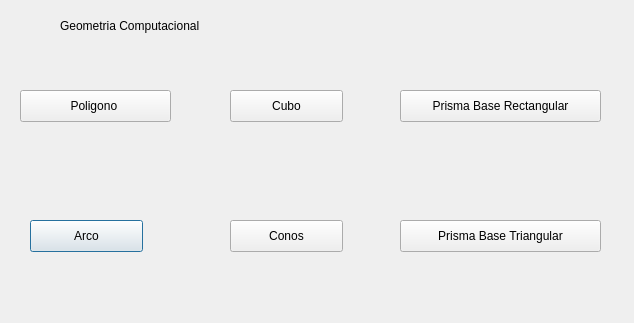
<?xml version="1.0" encoding="UTF-8"?>
<ui version="4.0">
 <class>Dialog</class>
 <widget class="QDialog" name="Dialog">
  <property name="geometry">
   <rect>
    <x>0</x>
    <y>0</y>
    <width>634</width>
    <height>323</height>
   </rect>
  </property>
  <property name="windowTitle">
   <string>Tarea 5</string>
  </property>
  <widget class="QLabel" name="label_2">
   <property name="geometry">
    <rect>
     <x>60</x>
     <y>10</y>
     <width>181</width>
     <height>31</height>
    </rect>
   </property>
   <property name="text">
    <string>Geometria Computacional</string>
   </property>
  </widget>
  <widget class="QPushButton" name="pushButton">
   <property name="geometry">
    <rect>
     <x>30</x>
     <y>220</y>
     <width>113</width>
     <height>32</height>
    </rect>
   </property>
   <property name="text">
    <string>Arco</string>
   </property>
  </widget>
  <widget class="QPushButton" name="pushButton_2">
   <property name="geometry">
    <rect>
     <x>20</x>
     <y>90</y>
     <width>151</width>
     <height>32</height>
    </rect>
   </property>
   <property name="text">
    <string>Poligono </string>
   </property>
  </widget>
  <widget class="QPushButton" name="pushButton_3">
   <property name="geometry">
    <rect>
     <x>230</x>
     <y>220</y>
     <width>113</width>
     <height>32</height>
    </rect>
   </property>
   <property name="text">
    <string>Conos</string>
   </property>
  </widget>
  <widget class="QPushButton" name="pushButton_4">
   <property name="geometry">
    <rect>
     <x>230</x>
     <y>90</y>
     <width>113</width>
     <height>32</height>
    </rect>
   </property>
   <property name="text">
    <string>Cubo</string>
   </property>
  </widget>
  <widget class="QPushButton" name="pushButton_5">
   <property name="geometry">
    <rect>
     <x>400</x>
     <y>90</y>
     <width>201</width>
     <height>32</height>
    </rect>
   </property>
   <property name="text">
    <string>Prisma Base Rectangular</string>
   </property>
  </widget>
  <widget class="QPushButton" name="pushButton_6">
   <property name="geometry">
    <rect>
     <x>400</x>
     <y>220</y>
     <width>201</width>
     <height>32</height>
    </rect>
   </property>
   <property name="text">
    <string>Prisma Base Triangular</string>
   </property>
  </widget>
 </widget>
 <layoutdefault spacing="6" margin="11"/>
 <resources/>
 <connections/>
</ui>
